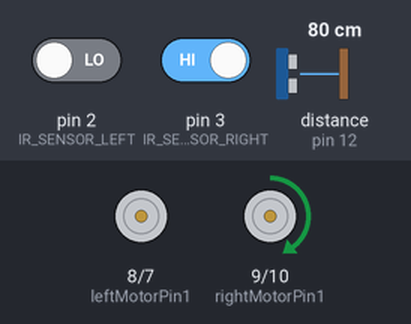
Recording of a sketch running on a simulated Arduino Uno, built with avr-gcc and run on an emulated ATmega328P. Shown: motor-driver pin pairs drawn as motors (green arrow = first pin HIGH = forward, orange = second pin HIGH = backward, longer = more drive, scaled by the enable pin). Wiring (inferred from the names in the program): ultrasonic range finder: trigger pin 11; echo pin 12. The test bench sets the inputs (shaded band); at power-on: pin 2 (IR_SENSOR_LEFT) LOW, distance to the obstacle (sensor on pin 12) 80 cm, pin 3 (IR_SENSOR_RIGHT) HIGH. The echo pulse lasts 58.3 µs per cm.

Above: at 1.7 s.
1.8 s: pin 2 (IR_SENSOR_LEFT) driven HIGH
At 3.0 s:
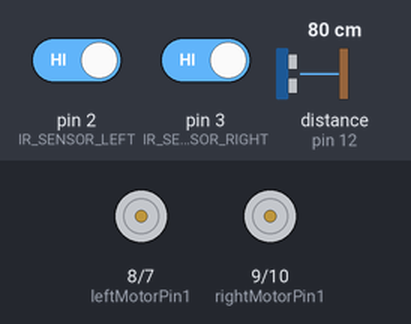
3.3 s: distance to the obstacle (sensor on pin 12) set to 35 cm
4.8 s: distance to the obstacle (sensor on pin 12) set to 29 cm
At 5.8 s:
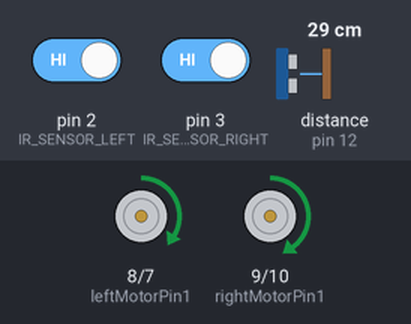
6.3 s: pin 3 (IR_SENSOR_RIGHT) driven LOW
At 7.4 s:
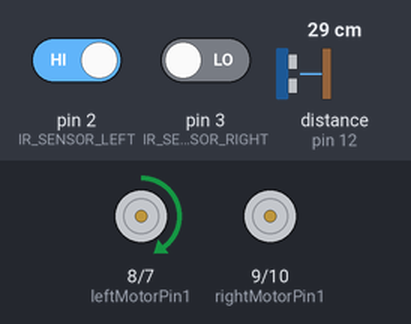
7.8 s: pin 3 (IR_SENSOR_RIGHT) driven HIGH
At 8.7 s:
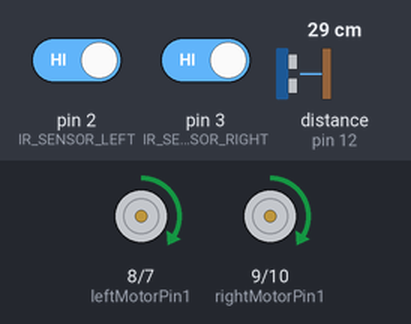
9.3 s: distance to the obstacle (sensor on pin 12) set to 12 cm
10.8 s: distance to the obstacle (sensor on pin 12) set to 9 cm
At 11.4 s:
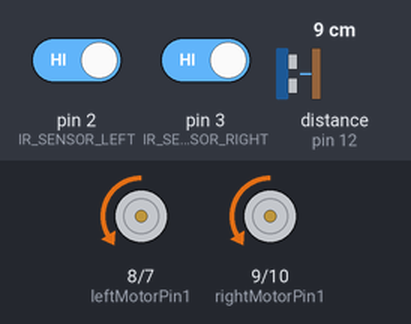
Timing chart, 0 to 13.3 s (numbered marks = the images above; inputs shaded):
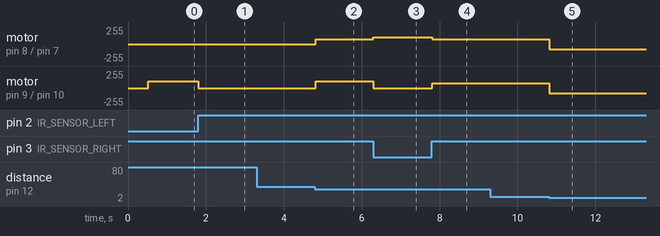

The sketch:

robot2.0.ino
```cpp
#define ULTRASONIC_SENSOR_TRIG 11
#define ULTRASONIC_SENSOR_ECHO 12

#define MAX_FORWARD_MOTOR_SPEED 75
#define MAX_MOTOR_TURN_SPEED_ADJUSTMENT 100

#define MIN_DISTANCE 10
#define MAX_DISTANCE 30

#define IR_SENSOR_RIGHT 3
#define IR_SENSOR_LEFT 2

void rotateMotor(int rightMotorSpeed, int leftMotorSpeed);
long duration;
int distance;

// Right motor
int enableRightMotor = 6;
int rightMotorPin1 = 9;
int rightMotorPin2 = 10;

// Left motor
int enableLeftMotor = 5;
int leftMotorPin1 = 8;
int leftMotorPin2 = 7;

void setup() {
  pinMode(ULTRASONIC_SENSOR_TRIG, OUTPUT);
  pinMode(ULTRASONIC_SENSOR_ECHO, INPUT);
  delay(500);

  pinMode(enableRightMotor, OUTPUT);
  pinMode(rightMotorPin1, OUTPUT);
  pinMode(rightMotorPin2, OUTPUT);

  pinMode(enableLeftMotor, OUTPUT);
  pinMode(leftMotorPin1, OUTPUT);
  pinMode(leftMotorPin2, OUTPUT);

  pinMode(IR_SENSOR_RIGHT, INPUT);
  pinMode(IR_SENSOR_LEFT, INPUT);
  rotateMotor(0, 0);
}

void loop() {
  digitalWrite(ULTRASONIC_SENSOR_TRIG, LOW);
  delayMicroseconds(2);
  digitalWrite(ULTRASONIC_SENSOR_TRIG, HIGH);
  delayMicroseconds(2);
  digitalWrite(ULTRASONIC_SENSOR_TRIG, LOW);
  duration = pulseIn(ULTRASONIC_SENSOR_ECHO, HIGH);
  distance = duration * (0.0340 / 2);
  delay(10); // Reduced delay for better responsiveness

  int rightIRSensorValue = digitalRead(IR_SENSOR_RIGHT);
  int leftIRSensorValue = digitalRead(IR_SENSOR_LEFT);

  // Logic for motor control
  if (rightIRSensorValue == LOW && leftIRSensorValue == HIGH) {
      rotateMotor(0,100);
  }
  else if (rightIRSensorValue == HIGH && leftIRSensorValue == LOW) {
      rotateMotor(100,0);
  }
  else if (distance >= MIN_DISTANCE && distance <= MAX_DISTANCE) {
    rotateMotor(MAX_FORWARD_MOTOR_SPEED, MAX_FORWARD_MOTOR_SPEED);
  }
  else if (distance == MIN_DISTANCE) {
    rotateMotor(0,0);
    delay(1000);
  }
  else if (distance < MIN_DISTANCE) {
    rotateMotor(-MAX_FORWARD_MOTOR_SPEED, -MAX_FORWARD_MOTOR_SPEED);
    delay(30);
  }
  //  else if (distance <= MIN_DISTANCE && distance >= MAX_DISTANCE) {
  //   rotateMotor(0, 0);
  // }
  // else if(rightIRSensorValue == HIGH && leftIRSensorValue == HIGH) {
  //   rotateMotor(MAX_FORWARD_MOTOR_SPEED, MAX_FORWARD_MOTOR_SPEED);
  // }
  //  else {
  //   rotateMotor(MAX_FORWARD_MOTOR_SPEED, MAX_FORWARD_MOTOR_SPEED);
  // // }
  else {
    rotateMotor(0, 0);
  }
}  // <-- Added closing brace for loop()
void rotateMotor(int rightMotorSpeed, int leftMotorSpeed)
{
    if (rightMotorSpeed < 0) {
    digitalWrite(rightMotorPin1, LOW);
    digitalWrite(rightMotorPin2, HIGH);
  }
  else if (rightMotorSpeed > 0) {
    digitalWrite(rightMotorPin1, HIGH);
    digitalWrite(rightMotorPin2, LOW);
  }
  else {
    digitalWrite(rightMotorPin1, LOW);
    digitalWrite(rightMotorPin2, LOW);
  }

  if (leftMotorSpeed < 0) {
    digitalWrite(leftMotorPin1, LOW);
    digitalWrite(leftMotorPin2, HIGH);
  }
  else if (leftMotorSpeed > 0) {
    digitalWrite(leftMotorPin1, HIGH);
    digitalWrite(leftMotorPin2, LOW);
  }
  else {
    digitalWrite(leftMotorPin1, LOW);
    digitalWrite(leftMotorPin2, LOW);
  }
  analogWrite(enableRightMotor, abs(rightMotorSpeed));
  analogWrite(enableLeftMotor, abs(leftMotorSpeed));
 abs(leftMotorSpeed);
}
```

Measured:
- the behaviour switches between 32 and 31 cm on distance to the obstacle (sensor on pin 12) (found by bisection; images 1 and 2)
- the behaviour switches between 11 and 10 cm on distance to the obstacle (sensor on pin 12) (found by bisection; images 4 and 5)
- after the input at 1.8 s, motor on pin 9 (rightMotorPin1) / pin 10 (rightMotorPin2): forward 100/255 → stopped at once
- after the input at 3.3 s, every drawn part: stays the same
- after the input at 4.8 s, motor on pin 8 (leftMotorPin1) / pin 7 (leftMotorPin2): stopped → forward 75/255 at once; motor on pin 9 (rightMotorPin1) / pin 10 (rightMotorPin2): stopped → forward 100/255 at once
- after the input at 6.3 s, motor on pin 8 (leftMotorPin1) / pin 7 (leftMotorPin2): forward 75/255 → forward 100/255 at once; motor on pin 9 (rightMotorPin1) / pin 10 (rightMotorPin2): forward 100/255 → stopped at once
- after the input at 7.8 s, motor on pin 8 (leftMotorPin1) / pin 7 (leftMotorPin2): forward 100/255 → forward 75/255 at once; motor on pin 9 (rightMotorPin1) / pin 10 (rightMotorPin2): stopped → forward 75/255 at once
- after the input at 9.3 s, every drawn part: stays the same
- after the input at 10.8 s, motor on pin 8 (leftMotorPin1) / pin 7 (leftMotorPin2), motor on pin 9 (rightMotorPin1) / pin 10 (rightMotorPin2): forward 75/255 → backward 75/255 at once
